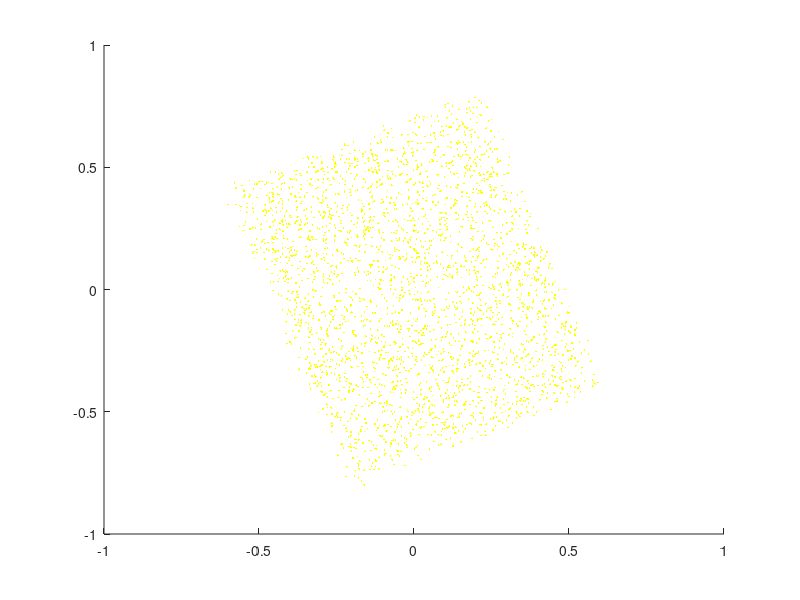

Write MATLAB code to recreate this figure. (Note: this script raises an error after producing the figure.)
% Independent Components Analysis.   2-dimensional case.
%
% Based on the algorithm in A. J. Bell and T. J. Sejnowski (1995), An
% information-maximisation approach to blind separation and blind
% deconvolution.  Neural Computation 7(6):1004-1034.
%
% David S. Touretzky.  September, 1998.

if ~exist('demo_type','var'), demo_type = 'ica_rhombus'; end
if ~strcmp(demo_type,'ica_rhombus'), clear all; demo_type = 'ica_rhombus'; end
if ~exist('Npts','var'), Npts = 3000; end
if ~exist('Nepochs','var'), Nepochs = 600; end
if ~exist('eta','var'), eta = 1.0; end

nptsx = floor(Npts/2);
nptsy = Npts - nptsx;
pts = zeros(2,Npts);
pts(1,:) = rand(1,Npts)*2-1;
pts(2,:) = rand(1,Npts)*2-1;
pts = pts + rand(2,Npts)*0.1-0.05;

A = 0.2 * [2 1; 1 -3];  % mixing matrix
x = A*pts;
x = x - mean(x,2)*ones(1,Npts); % assure zero mean

figure(gcf)
clf, whitebg(gcf,[0 0 0])
hold on
plot(x(1,:),x(2,:),'y.','MarkerSize',4)  % plot the data set as red dots
ax = [-1 1 -1 1];
axis(ax)
drawnow
h1 = [];

W = [1 0; 0 1];
w0 = [0; 0];

for epoch=0:Nepochs
  u = W*x + w0*ones(1,Npts);
  y = sigmoid(u);
  if rem(epoch,50) == 0
    Winv = inv(W);
    Winv(abs(Winv)<1e-12) = 1e-12;  % to protect against zero divides below
    delete(h1)
    % plot the estimated mixing matrix as blue lines
    h1 = [ plot(ax(1:2),ax(1:2)*Winv(2,1)/Winv(1,1),'c'),
           plot(ax(1:2),ax(1:2)*Winv(2,2)/Winv(1,2),'c') ];
    W1 = Winv(:,1); W2 = Winv(:,2);
    xlabel(sprintf('%d epochs, angle=%5.2f deg.', ...
                   epoch, acos(dot(W1,W2)/norm(W1)/norm(W2))*180/pi))
    drawnow
  end

  dW = inv(W') + (1 - 2*y)*x'/Npts;
  dw0 = 1 - 2*y;

  W = W + eta * dW;
  w0 = w0 + eta * mean(dw0,2);

end

Winv = inv(W);
Winv / min(min(abs(Winv)))

